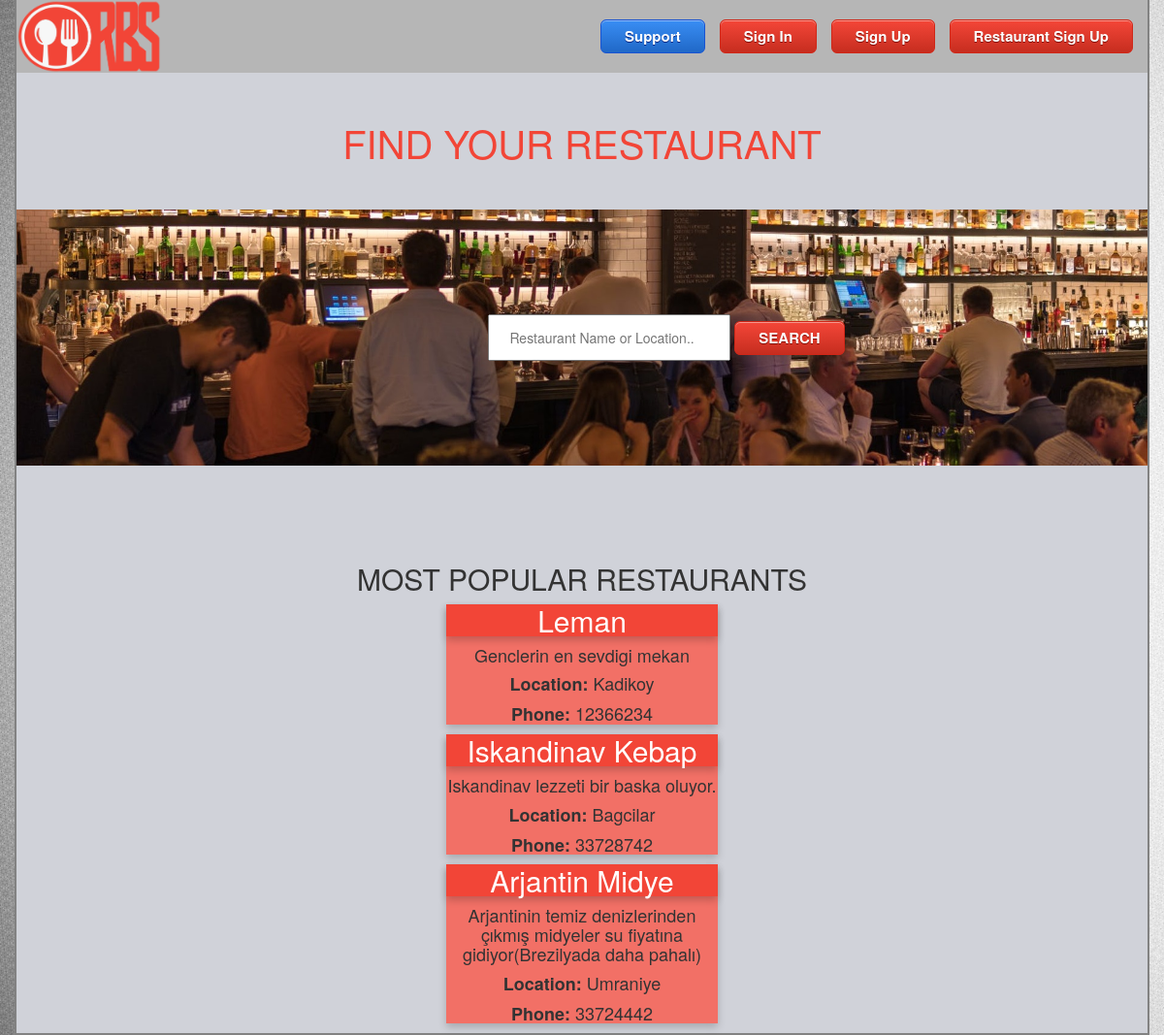
The app's page /Project/index.php with its own data.
### tables this page shows
CREATE TABLE `restaurant_owner` (
  `uname` varchar(45) NOT NULL,
  `fname` varchar(45) NOT NULL,
  `lname` varchar(45) NOT NULL,
  `rest_name` varchar(45) NOT NULL,
  `email` varchar(45) NOT NULL,
  `psw` varchar(45) NOT NULL,
  `location` varchar(45) NOT NULL,
  `phoneNo` varchar(45) NOT NULL,
  `cap` int(11) NOT NULL,
  `description` longtext DEFAULT NULL,
  `payment` longtext DEFAULT NULL,
  `additional` longtext DEFAULT NULL,
  `address` longtext DEFAULT NULL,
  `startTime` time DEFAULT NULL,
  `endTime` time DEFAULT NULL,
  `stars` int(11) DEFAULT NULL,
  `cuisines` longtext DEFAULT NULL,
  `seating_options` longtext DEFAULT NULL,
  `price` int(11) DEFAULT NULL,
  `isBanned` tinyint(4) DEFAULT NULL,
  `warnCount` int(11) DEFAULT NULL,
  `recCode` varchar(45) NOT NULL,
  `shutdown` tinyint(4) NOT NULL DEFAULT 0,
  PRIMARY KEY (`uname`)
);

### Project/index.php (the view, shortened to what this page needs)
<!DOCTYPE html>
<link rel="stylesheet" href="style.css"></link>
<?php include('bootstrapinclude.php') ?>
<?php
include('dbconnect.php');
$sqlMost = "SELECT restaurant_uname, COUNT(*) FROM bookings GROUP BY restaurant_uname ORDER BY COUNT(*) DESC LIMIT 3";
$queryMost = mysqli_query($conn, $sqlMost);
?>
<html>
    <head>
</head>
<body>
<div class="container" id="fullC">
    <div class="top">
<?php if (!isset($_SESSION['success'])): ?>
            <a href="restSignUp.php"><button  id="rsignup">Restaurant Sign Up</button></a>
            <a href="signUp.php"><button id="signup" >Sign Up</button></a>
            <a href="signIn.php"><button    id="signin" >Sign In</button>   </a>
            <a href ="support.php"><button id ="support"> Support</button> </a>
            <a href="index.php"><img src="img/LOGO.png" alt="RBS" style="width:150px;"></a>
<?php endif ?>
    </div>
    <h1>FIND YOUR RESTAURANT</h1>
    <div  class="searchpart">
        <form class="searchForm" action="searchResultGuest.php" method="post">
            <input type="text" class="searchinputs" name="rName" placeholder="Restaurant Name or Location.." required/>
            <input type="submit" id="searchButton" value="SEARCH">
        </form>
    </div>
    <h2>MOST POPULAR RESTAURANTS</h2>
    <div class="mostpopular">
            <?php while ($arrMost = mysqli_fetch_array($queryMost, MYSQLI_ASSOC)): ?>
            <div class="cardPlace" >
                <?php
                $sql9 = "select * from restaurant_owner where uname='" . $arrMost['restaurant_uname'] . "'";
                $query19 = mysqli_query($conn, $sql9);
                $arr19 = mysqli_fetch_array($query19, MYSQLI_ASSOC);
                $restaurantName = $arr19['rest_name'];
                $location = $arr19['location'];
                $phoneNo = $arr19['phoneNo'];
                $description = $arr19['description'];
                ?>
                <div class="restaurantCard">
                    <a href="restaurantProfile.php?varname=<?php echo $arrMost['restaurant_uname'] ?>"><h2><?php echo $restaurantName ?></h2></a>
                    <div class="cardContainer">
                        <h4><?php echo $description ?></h4>
                        <h4><b>Location:</b> <?php echo $location ?></h4>
                        <h4><b>Phone:</b> <?php echo $phoneNo ?></h4>
                    </div>
                </div>
            </div>
<?php endwhile ?>
    </div>
</div>
</body>
</html>

### Project/style.css (style rules this page uses)
html { height:100%; }
body { height:100%; background-size:cover; background-image:url("img/homeBG.jpg") }
.top { background-color:#b6b6b6; }
.top img { size:landscape; width:250px; height:75px; }
.top button { float : right ; margin-top : 20px; margin-right : 15px; box-shadow:inset 0px 1px 0px 0px #f5978e; background:linear-gradient(to bottom, #f24537 5%, #c62d1f 100%); background-color:#f24537; border-radius:6px; border:1px solid #d02718; display:inline-block; cursor:pointer; color:#ffffff; font-size:15px; font-weight:bold; padding:6px 24px; text-decoration:none; text-shadow:0px 1px 0px #810e05; }
.searchpart { background-image:url("img/homepage-bg.jpeg"); margin-top : 4%; background-size : cover ; padding: 100px; width: 100%; }
#searchButton { box-shadow:inset 0px 1px 0px 0px #f5978e; background:linear-gradient(to bottom, #f24537 5%, #c62d1f 100%); background-color:#f24537; border-radius:6px; border:1px solid #d02718; display:inline-block; cursor:pointer; color:#ffffff; font-size:15px; font-weight:bold; padding:6px 24px; text-decoration:none; text-shadow:0px 1px 0px #810e05; }
.searchForm { margin-left:40%; }
.searchinputs { width:250px; padding: 12px 20px; margin: 8px 0; }
.container { min-height:900px; width:100%; height:auto; background:#D0D2D9; border-left: 2px solid #828282; border-right: 2px solid #828282; border-bottom : 2px solid #828282; }
#fullC { height:auto; }
#support, .support { margin-top:20px; box-shadow:inset 0px 1px 0px 0px #8EB9F5; background:linear-gradient(to bottom, #388CF2 5%, #2068C7 100%); background-color:#388CF2; border-radius:6px; border:1px solid #1953D1; display:inline-block; cursor:pointer; color:#ffffff; font-size:15px; font-weight:bold; padding:6px 24px; text-decoration:none; text-shadow:0px 1px 0px #052482; }
.container h1 { text-align:center ; font-size:40px; color:#f24537; margin-top : 50px; }
.container h2 { margin-top : 100px; text-align : center ; }
* { box-sizing: border-box; }
.mostpopular { width:60%; height:60%; margin-left : auto; margin-right: auto; }
.restaurantCard { margin-left:auto; margin-right:auto; height:30%; background-color:#F27066; box-shadow: 0 4px 8px 0 rgba(0,0,0,0.2); transition: 0.3s; width: 40%; }
.restaurantCard h2 { margin:0; height:100%; background-color:#F24537; box-shadow: 0 4px 8px 0 rgba(0,0,0,0.2); transition: 0.3s; width: 100%; text-decoration:none; }
.restaurantCard a { color:white; }
.cardContainer { text-align:center; margin:0; }
.cardContainer h4 { text-align:center; }

### Project/bootstrapinclude.php (style rules this page uses)
.container { padding-right:0px; padding-left:0px; }

### records on screen
restaurant_owner: rest_name "Leman", description "Genclerin en sevdigi mekan", location "Kadikoy", phoneNo "12366234"
restaurant_owner: rest_name "Iskandinav Kebap", description "Iskandinav lezzeti bir baska oluyor.", location "Bagcilar", phoneNo "33728742"
restaurant_owner: rest_name "Arjantin Midye", description "Arjantinin temiz denizlerinden çıkmış midyeler su fiyatına gidiyor(Brezilyada daha pahalı)", location "Umraniye", phoneNo "33724442"
